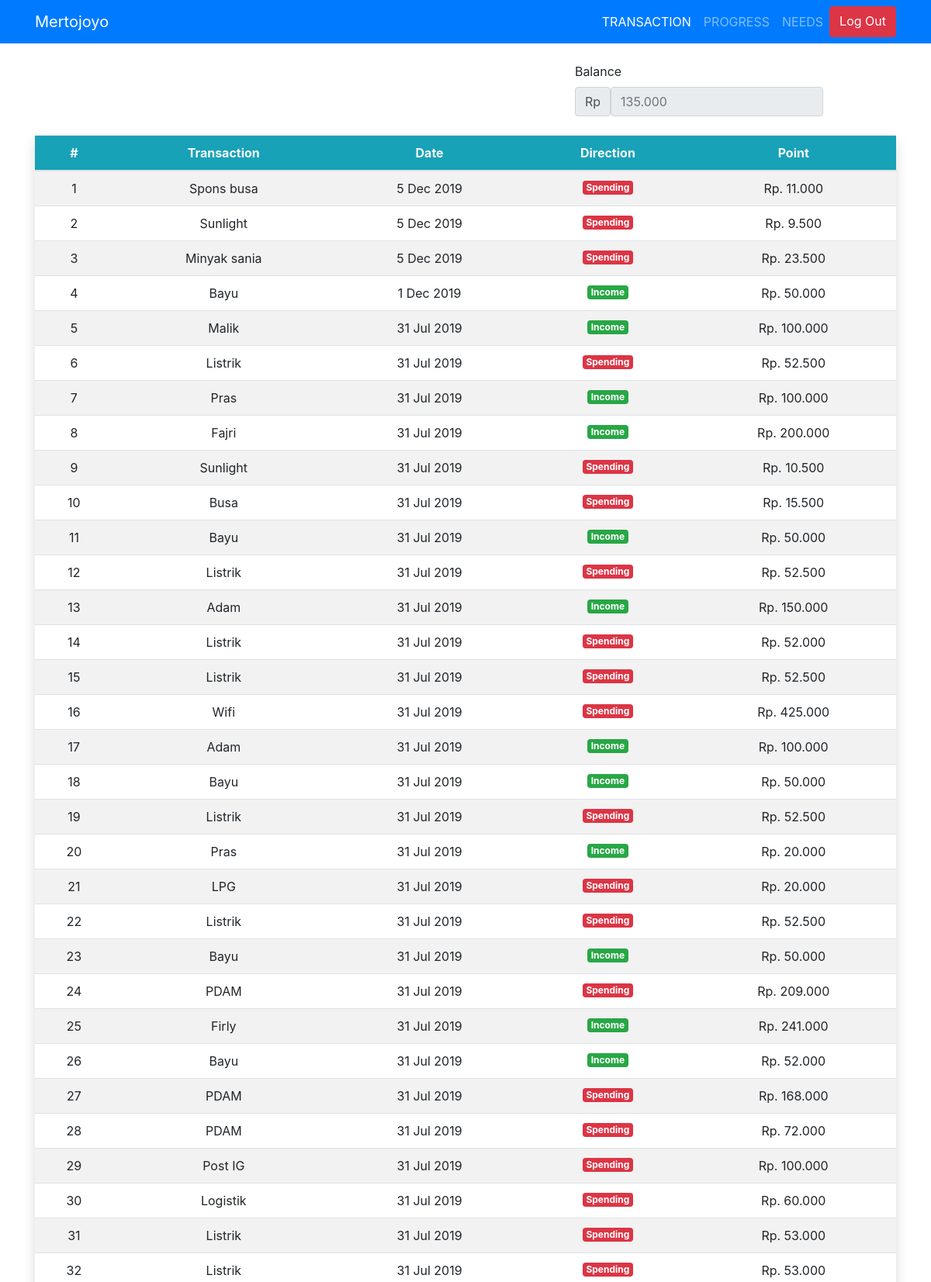
The page /transaction.php (signed in, upper part) on the database its author committed.
### tables this page shows
CREATE TABLE `transaksi` (
  `id` int(11) NOT NULL,
  `nama` varchar(100) NOT NULL,
  `arah` varchar(100) NOT NULL,
  `nominal` int(100) NOT NULL,
  `tanggal` bigint(20) NOT NULL
);

### function.php (the view, shortened to what this page needs)
<?php
$conn = mysqli_connect("sql302.epizy.com", "epiz_24458541", "kontrakan1234", "epiz_24458541_kontrakan");
        ?>
    <?php
    function transaction()
    {
        global $conn;
        $t = mysqli_query($conn, "SELECT * FROM transaksi ORDER BY tanggal DESC");
        $no = 1;
        foreach ($t as $temp) {
            ?>
        <tr>
            <td scope="row"><?= $no; ?></td>
            <td><?= $temp['nama']; ?></td>
            <td><?= date('j M Y', $temp['tanggal']); ?></td>
            <td>
            <span class="<?php
                if($temp['arah']=="Spending"){
                echo "badge badge-danger";
            }else{
                echo "badge badge-success";
            }
            ?>">
            <?= $temp['arah']; ?></span></td>
            <td>Rp. <?= rupiah($temp['nominal']); ?></td>
        </tr>
<?php
        $no++;
    }
}
function balance()
{
    global $conn;
    $t = mysqli_query($conn, "SELECT * FROM transaksi");
    $total = 0;
    foreach ($t as $temp) {
        if ($temp['arah'] == "Income")
            $total = $total + $temp['nominal'];
        else
            $total = $total - $temp['nominal'];
    }
    return $total;
}
function rupiah($angka)
{
    $hasil = number_format($angka, 0, '.', '.');
    return $hasil;
}

### rows shown on the page
transaksi: nama "Spons busa", tanggal "5 Dec 2019", arah "Spending", nominal "11.000"
transaksi: nama "Sunlight", tanggal "5 Dec 2019", arah "Spending", nominal "9.500"
transaksi: nama "Minyak sania", tanggal "5 Dec 2019", arah "Spending", nominal "23.500"
transaksi: nama "Bayu", tanggal "1 Dec 2019", arah "Income", nominal "50.000"
transaksi: nama "Malik", tanggal "31 Jul 2019", arah "Income", nominal "100.000"
transaksi: nama "Listrik", tanggal "31 Jul 2019", arah "Spending", nominal "52.500"
transaksi: nama "Pras", tanggal "31 Jul 2019", arah "Income", nominal "100.000"
transaksi: nama "Fajri", tanggal "31 Jul 2019", arah "Income", nominal "200.000"
transaksi: nama "Sunlight", tanggal "31 Jul 2019", arah "Spending", nominal "10.500"
transaksi: nama "Busa", tanggal "31 Jul 2019", arah "Spending", nominal "15.500"
transaksi: nama "Bayu", tanggal "31 Jul 2019", arah "Income", nominal "50.000"
transaksi: nama "Listrik", tanggal "31 Jul 2019", arah "Spending", nominal "52.500"
transaksi: nama "Adam", tanggal "31 Jul 2019", arah "Income", nominal "150.000"
transaksi: nama "Listrik", tanggal "31 Jul 2019", arah "Spending", nominal "52.000"
transaksi: nama "Listrik", tanggal "31 Jul 2019", arah "Spending", nominal "52.500"
transaksi: nama "Wifi", tanggal "31 Jul 2019", arah "Spending", nominal "425.000"
transaksi: nama "Adam", tanggal "31 Jul 2019", arah "Income", nominal "100.000"
transaksi: nama "Bayu", tanggal "31 Jul 2019", arah "Income", nominal "50.000"
transaksi: nama "Listrik", tanggal "31 Jul 2019", arah "Spending", nominal "52.500"
transaksi: nama "Pras", tanggal "31 Jul 2019", arah "Income", nominal "20.000"
transaksi: nama "LPG", tanggal "31 Jul 2019", arah "Spending", nominal "20.000"
transaksi: nama "Listrik", tanggal "31 Jul 2019", arah "Spending", nominal "52.500"
transaksi: nama "Bayu", tanggal "31 Jul 2019", arah "Income", nominal "50.000"
transaksi: nama "PDAM", tanggal "31 Jul 2019", arah "Spending", nominal "209.000"
transaksi: nama "Firly", tanggal "31 Jul 2019", arah "Income", nominal "241.000"
transaksi: nama "Bayu", tanggal "31 Jul 2019", arah "Income", nominal "52.000"
transaksi: nama "PDAM", tanggal "31 Jul 2019", arah "Spending", nominal "168.000"
transaksi: nama "PDAM", tanggal "31 Jul 2019", arah "Spending", nominal "72.000"
transaksi: nama "Post IG", tanggal "31 Jul 2019", arah "Spending", nominal "100.000"
transaksi: nama "Logistik", tanggal "31 Jul 2019", arah "Spending", nominal "60.000"
transaksi: nama "Listrik", tanggal "31 Jul 2019", arah "Spending", nominal "53.000"
transaksi: nama "Listrik", tanggal "31 Jul 2019", arah "Spending", nominal "53.000"
